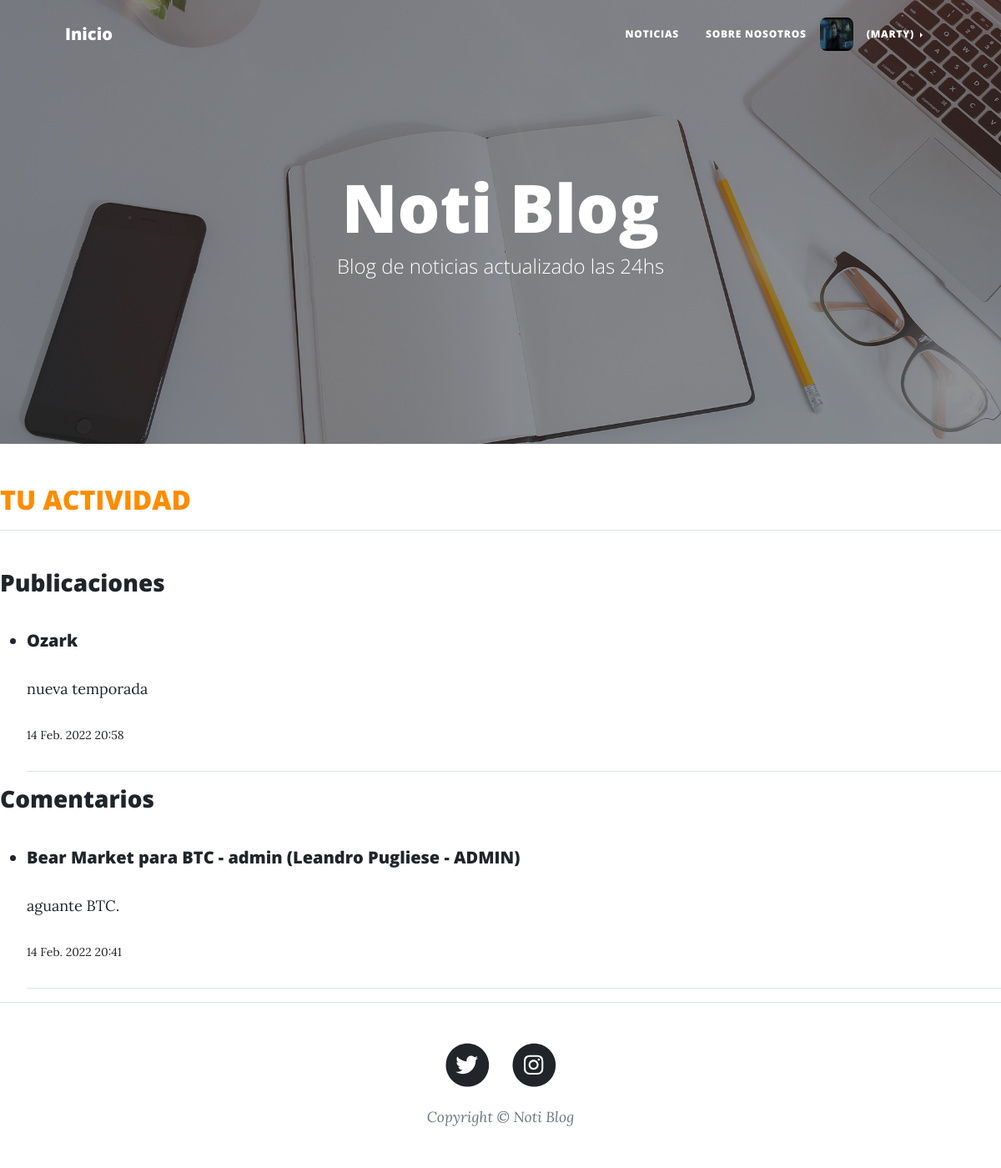
The app's page /PlayApp/usuario_actividad/ (signed in), older data.
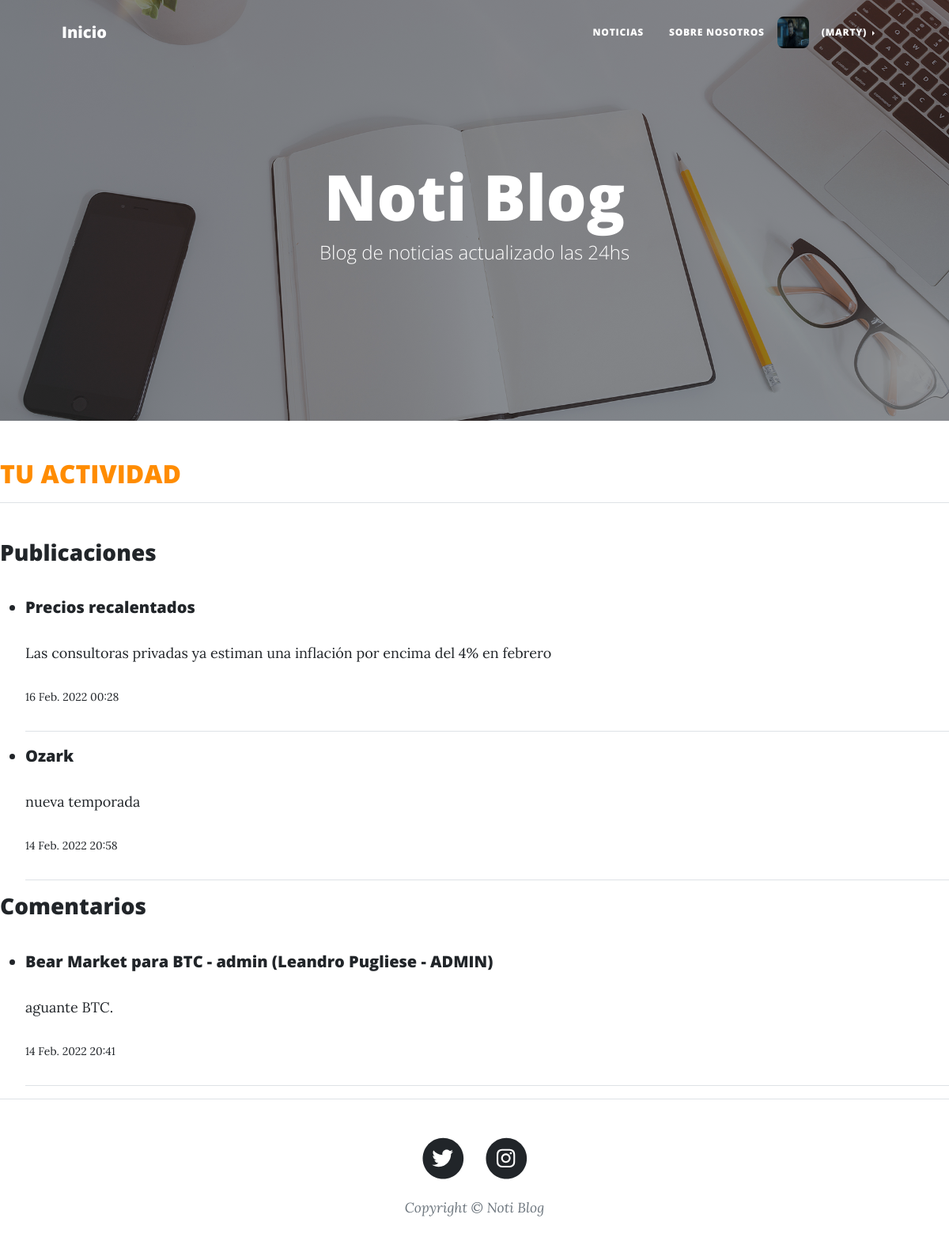
The same page, newer data.
### PlayApp/models.py (models this page shows, shortened)
class Publicacion(models.Model):
    titulo = models.CharField(max_length=50, null=False, blank=False)
    autor = models.ForeignKey(settings.AUTH_USER_MODEL, on_delete=models.CASCADE)
    subtitulo = models.CharField(max_length=100, null=False, blank=False)
    noticia = RichTextField(max_length=5000)
    imagen = models.ImageField(upload_to=upload_publicacion, null=False, blank=False)
    fecha_publi= models.DateTimeField(auto_now_add=True, verbose_name="fecha publicación")
    fecha_actualizacion = models.DateTimeField(auto_now=True, verbose_name="fecha actualización")
    slug = models.SlugField(blank=True, unique=True)
    def __str__(self):
        return f" {self.titulo} - {self.autor}"

class Comentario(models.Model):
    publicacion = models.ForeignKey(Publicacion, related_name="comentarios", on_delete=models.CASCADE, default="")
    nombre = models.ForeignKey(settings.AUTH_USER_MODEL, on_delete=models.CASCADE)
    comentario = models.TextField(max_length=300)
    fecha = models.DateTimeField(auto_now_add=True)

class Usuario(AbstractBaseUser):
    TIPO_USUARIO = [
        ("ADMIN","Admin"),
        ("LECTOR","Lector"),
        ("AUTOR","Autor"),
    ]
    username = models.CharField(max_length=40, unique=True)
    nombre = models.CharField(max_length=40)
    apellido = models.CharField(max_length=40)
    email = models.EmailField(max_length=254, verbose_name="email", unique=True)
    avatar = models.ImageField(upload_to=upload_avatar, null=True, blank=True)
    tipo = models.CharField(max_length=6, choices=TIPO_USUARIO, default="LECTOR")
    date_joined = models.DateTimeField(verbose_name="Fecha de Registro", auto_now_add=True)
    last_login = models.DateTimeField(verbose_name="Ultima Conexión", auto_now=True)
    is_admin = models.BooleanField(default=False)
    is_active = models.BooleanField(default=True)
    is_staff = models.BooleanField(default=False)
    is_superuser = models.BooleanField(default=False)
    USERNAME_FIELD = "username"
    REQUIRED_FIELDS = ["nombre", "apellido", "email", "avatar", "tipo"] #No pongo 'username' porque ya es requerido al ser USERNAME_FIELD (dato usado para loggearse).
    objects = Manager_Usuario()
    def __str__(self):
        return f"{self.username}  ({self.nombre}  {self.apellido} - {self.tipo})"

### PlayApp/views.py (the view)
# urls.py: path("usuario_actividad/", views.actividad_usuario, name = "Usuario Actividad" ),
def actividad_usuario(request):
    usuario = Usuario.objects.filter(username=request.user.username).first()
    publis = Publicacion.objects.filter(autor=usuario).order_by('-fecha_publi')
    coments = Comentario.objects.filter(nombre=usuario).order_by('-fecha')
    contexto = {"publis":publis, "coments":coments}
    return render(request, "PlayApp/T03.3-usuario_actividad.html", contexto)

### PlayApp/Templates/PlayApp/T03.3-usuario_actividad.html
{% extends "PlayApp/T01-view.html" %}
{% load static %}
{% block ContenidoTemplate %}
<h2 style="color:darkorange">TU ACTIVIDAD</h2><hr><br>
<h3>Publicaciones</h3>
<br>
{% for object in publis %}
    <ul>
        <li>
            <h5><a href="{% url 'Detalle Publicaciones' object.id %}">{{object.titulo}}</a></h5>
            <p style="font-size:18px">{{object.subtitulo}}</p>
            <p style="font-size:14px">{{object.fecha_actualizacion}}</p><hr>
        </li>
    </ul>
{% endfor %}
<h3>Comentarios</h3>
<br>
{% for object in coments %}
    <ul>
        <li>
            <h5><a href="{% url 'Detalle Publicaciones' object.publicacion_id %}">{{object.publicacion}}</a></h5>
            <p style="font-size:18px" >{{object.comentario}}</p>
            <p style="font-size:14px" >{{object.fecha}}</p><hr>
        </li>
    </ul>
{% endfor %}
{% endblock %}

Row changes from the older to the newer data that the page shows:
added Publicacion: titulo "Precios recalentados", subtitulo "Las consultoras privadas ya estiman una inflación por encima del 4% en febrero", fecha_actualizacion "16 Feb. 2022 00:28"
